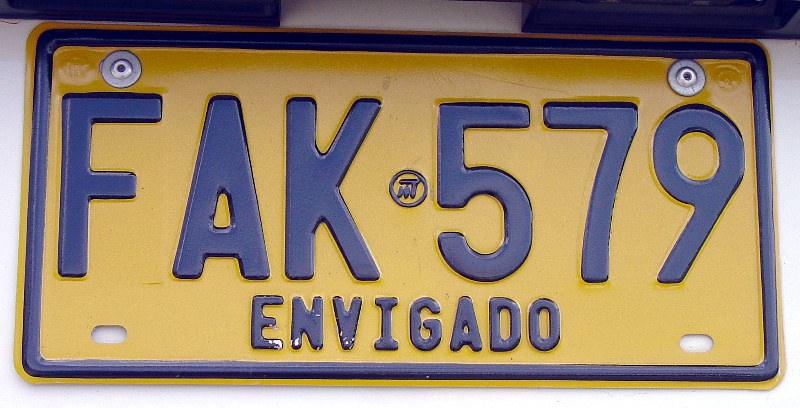
#> input picture Clase1/Imagen.jpg, 800 x 408 px, found by its file name
$ python clase1.py
#> lines starting #> are read from the running program, lines starting #| are printed output that depends on the picture
import cv2
import numpy as np

# Cargar la imagen
a = cv2.imread('imagen.jpg')
#> a is the input picture: shape (408, 800, 3); mean B, G, R 109.7, 132.3, 150.4

# Crear una copia de la imagen original
a1 = a.copy()

# Mostrar la imagen original
cv2.imshow('Imagen original', a)
cv2.waitKey(0)
cv2.destroyAllWindows()

# Convertir la imagen a escala de grises
b = cv2.cvtColor(a, cv2.COLOR_BGR2GRAY)
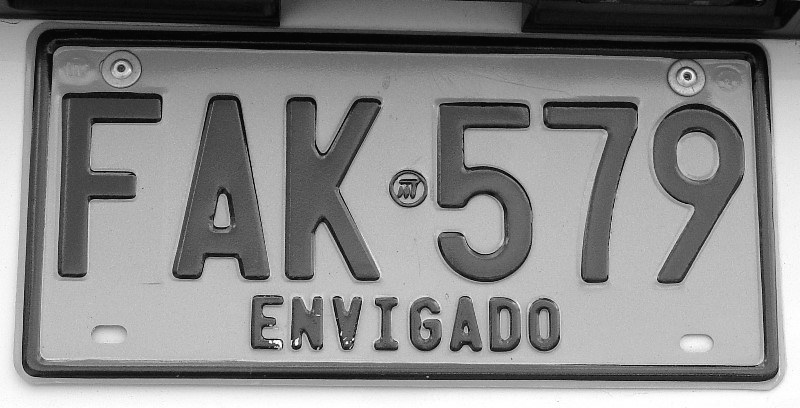
#> b: shape (408, 800); min 0, max 255, mean 135.1

# Mostrar la imagen en escala de grises
cv2.imshow('Imagen en escala de grises', b)
cv2.waitKey(0)
cv2.destroyAllWindows()

# Mostrar el histograma de la imagen
hist = cv2.calcHist([b], [0], None, [256], [0, 256])
#> hist = 256 values, max 6808 at index 190, min 1 at index 0, mean 1275
#> (the run stopped early here; a loop or call above may not have finished)
